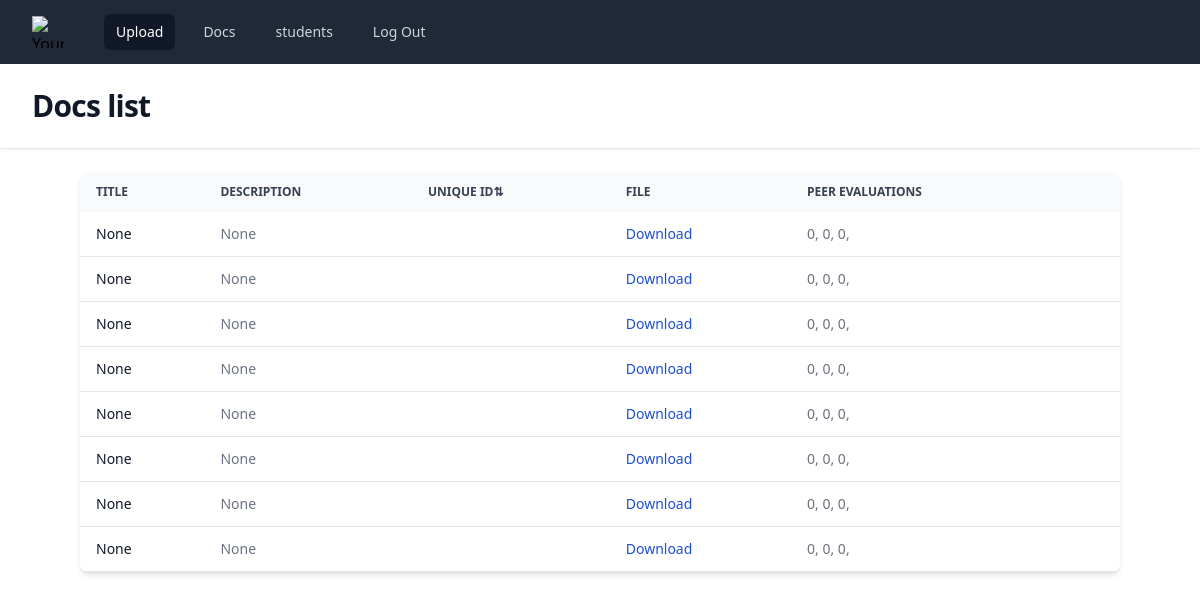
The page /docs/ on the database its author committed.
### app/models.py (models this page shows, shortened)
class documents(models.Model):
    id = models.AutoField(primary_key=True)
    title = models.CharField(max_length=200, blank=True, null=True)
    description = models.TextField(null=True)
    user_id = models.ForeignKey(User, on_delete=models.CASCADE)
    peer_evaluations = models.ManyToManyField('PeerEvaluation')
    uid = models.ForeignKey('Student', on_delete=models.CASCADE)
    file = models.FileField(upload_to='documents/')

class PeerEvaluation(models.Model):
    evaluator_id = models.IntegerField()
    evaluation_date = models.DateTimeField(auto_now_add=True)
    evaluation = models.TextField()
    feedback = models.TextField()
    score = models.IntegerField()
    document = models.ForeignKey('documents', on_delete=models.CASCADE)
    evaluated = models.BooleanField(default=False)
    ticket = models.IntegerField(default=0)
    evaluated_by = models.ForeignKey(User, on_delete=models.CASCADE, null=True, related_name='evaluated_by')

### app/views.py (the view)
# urls.py: path('docs/', evaluationList),
def evaluationList(request):
    docs = []
    for doc in documents.objects.all():
        evaluations = PeerEvaluation.objects.filter(document_id=doc.id)
        docs.append({
            'doc': doc,
            'evaluations': evaluations
        })
    return render(request, 'docs.html', {'docs': docs})

### app/templates/docs.html (shortened to what this page needs)
{% extends "base.html" %} {% block title %} PeerEval : : Home {% endblock %} {% block header %} Docs list {% endblock %} {% block content %}
<div class="mx-auto max-w-screen-xl px-4 lg:px-12">
  <div
    class="bg-white dark:bg-gray-800 relative shadow-md sm:rounded-lg overflow-hidden"
  >
    <div class="overflow-x-auto">
      <table
        id="docsTable"
        class="w-full text-sm text-left text-gray-500 dark:text-gray-400"
      >
        <thead
          class="text-xs text-gray-700 uppercase bg-gray-50 dark:bg-gray-700 dark:text-gray-400"
        >
          <tr>
            <th scope="col" class="px-4 py-3">Title</th>
            <th scope="col" class="px-4 py-3">Description</th>
            <th scope="col" class="px-4 py-3" id="sortRollNo">
              Unique ID<span id="sort-icon">⇅</span>
            </th>
            <th scope="col" class="px-4 py-3">File</th>
            <th scope="col" class="px-4 py-3">Peer Evaluations</th>
            <th scope="col" class="px-4 py-3">
            </th>
          </tr>
        </thead>
        <tbody>
          {% for doc in docs %}
          <tr class="border-b dark:border-gray-700">
            <th
              scope="row"
              class="px-4 py-3 font-medium text-gray-900 whitespace-nowrap dark:text-white"
            >
              {{ doc.doc.title }}
            </th>
            <td class="px-4 py-3">{{ doc.doc.description }}</td>
            <td class="px-4 py-3 roll-no">{{ doc.doc.roll_no }}</td>
            <td class="px-4 py-3">
              <a
                href="{{ doc.doc.file.url }}"
                class="text-blue-700 hover:underline dark:text-blue-400 dark:hover:text-blue-300"
                target="_blank"
                >Download</a
              >
            </td>
            <td class="px-4 py-3">
              {% if doc.evaluations %} {% for eval in doc.evaluations %}
              {{ eval.score }}, {% endfor %} {% else %} No evaluations yet {% endif %}
            </td>
          </tr>
          {% endfor %}
        </tbody>
      </table>
    </div>
  </div>
</div>
{% endblock %}

### app/templates/base.html (shortened to what this page needs)
<!DOCTYPE html>
<html lang="en">
  <head>
    <script src="https://cdn.tailwindcss.com"></script>
    <link href="https://cdn.jsdelivr.net/npm/flowbite@2.5.2/dist/flowbite.min.css" rel="stylesheet" />
  </head>
  <body>
    <div class="min-h-full">
      <nav class="bg-gray-800">
        <div class="mx-auto max-w-7xl px-4 sm:px-6 lg:px-8">
          <div class="flex h-16 items-center justify-between">
            <div class="flex items-center">
              <div class="shrink-0">
                <img
                  class="size-8"
                  src="https://tailwindui.com/plus/img/logos/mark.svg?color=indigo&shade=500"
                  alt="Your Company"
                />
              </div>
              <div class="hidden md:block">
                <div class="ml-10 flex items-baseline space-x-4">
                  <a
                    href="/home"
                    class="rounded-md bg-gray-900 px-3 py-2 text-sm font-medium text-white"
                    aria-current="page"
                    >Upload</a
                  >
                  <a
                    href="/docs"
                    class="rounded-md px-3 py-2 text-sm font-medium text-gray-300 hover:bg-gray-700 hover:text-white"
                    >Docs</a
                  >
                  <a
                    href="/students"
                    class="rounded-md px-3 py-2 text-sm font-medium text-gray-300 hover:bg-gray-700 hover:text-white"
                    >students</a
                  >
                  <a
                    href="/logout"
                    class="rounded-md px-3 py-2 text-sm font-medium text-gray-300 hover:bg-gray-700 hover:text-white"
                    >Log Out</a
                  >
                </div>
              </div>
            </div>
          </div>
        </div>
      </nav>
      <header class="bg-white shadow">
        <div class="mx-auto max-w-7xl px-4 py-6 sm:px-6 lg:px-8">
          <h1 class="text-3xl font-bold tracking-tight text-gray-900">
            {% block header %} {%endblock%}
          </h1>
        </div>
      </header>
      <main>
        <div class="mx-auto max-w-7xl px-4 py-6 sm:px-6 lg:px-8">
            {% block content %}
            {% endblock %}
        </div>
      </main>
    </div>
  </body>
</html>

### app/templates/base.html (style rules this page uses)
h1 { color: green; font-weight: bold; }
img { width: 60%; }

### rows shown on the page
documents: doc "None", doc.description "None"
PeerEvaluation: score "0"
PeerEvaluation: score "0"
PeerEvaluation: score "0"
documents: doc "None", doc.description "None"
PeerEvaluation: score "0"
PeerEvaluation: score "0"
PeerEvaluation: score "0"
documents: doc "None", doc.description "None"
PeerEvaluation: score "0"
PeerEvaluation: score "0"
PeerEvaluation: score "0"
documents: doc "None", doc.description "None"
PeerEvaluation: score "0"
PeerEvaluation: score "0"
PeerEvaluation: score "0"
documents: doc "None", doc.description "None"
PeerEvaluation: score "0"
PeerEvaluation: score "0"
PeerEvaluation: score "0"
documents: doc "None", doc.description "None"
PeerEvaluation: score "0"
PeerEvaluation: score "0"
PeerEvaluation: score "0"
documents: doc "None", doc.description "None"
PeerEvaluation: score "0"
PeerEvaluation: score "0"
PeerEvaluation: score "0"
documents: doc "None", doc.description "None"
PeerEvaluation: score "0"
PeerEvaluation: score "0"
PeerEvaluation: score "0"
